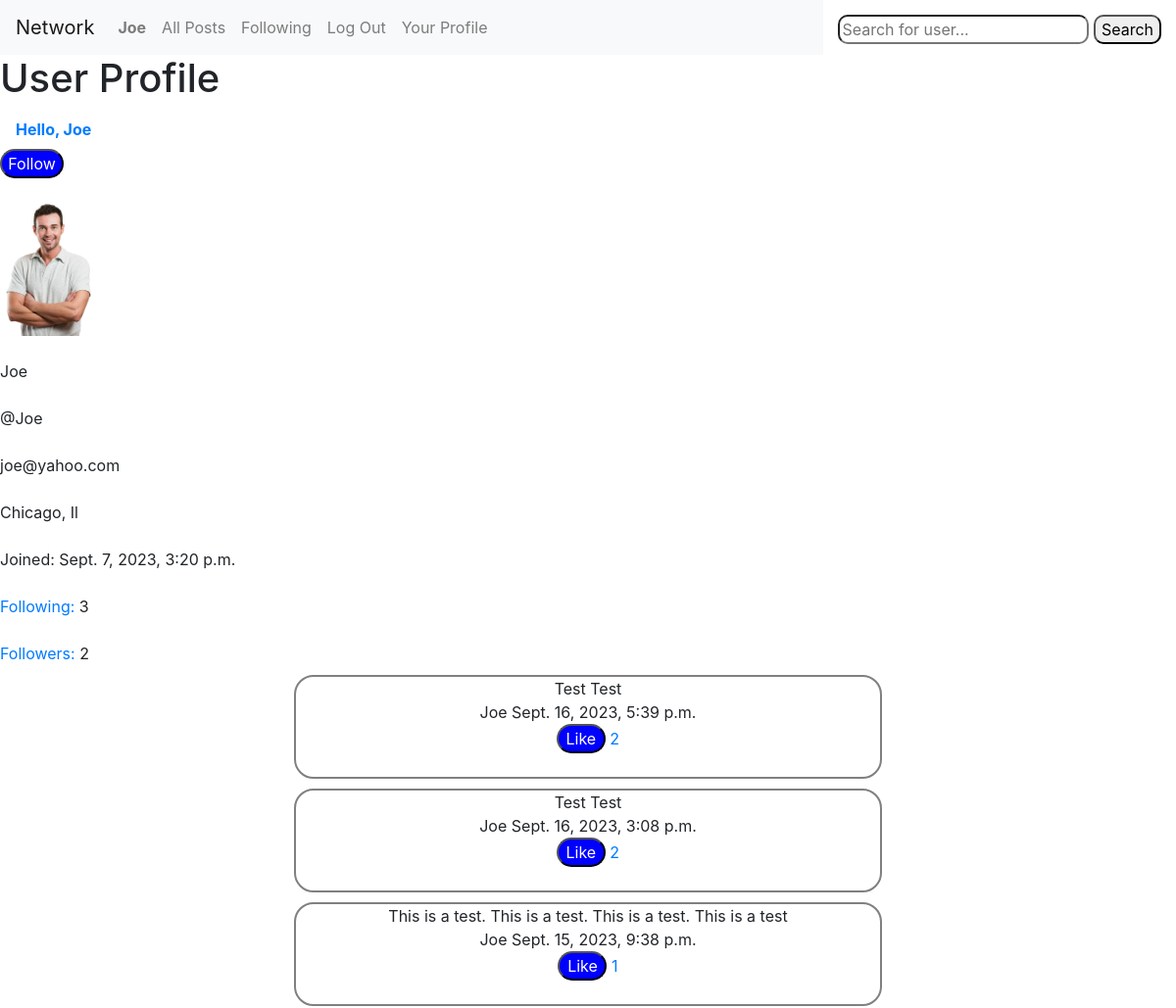
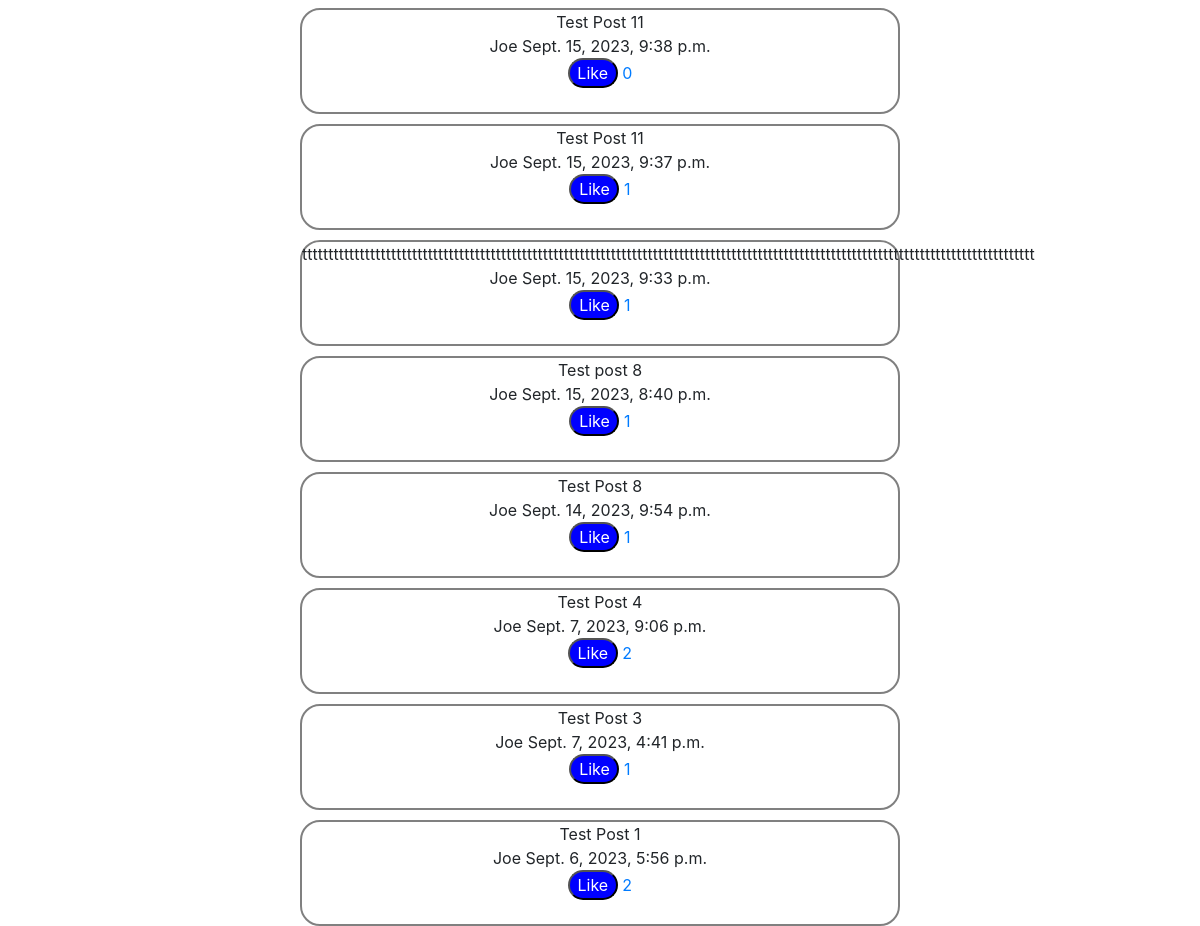
The page /user_profile/2/ (signed in) on the database its author committed (2 pictures, top to bottom).
### network/models.py (models this page shows, shortened)
class User(AbstractUser):
    pass

class Profile(models.Model):
    name = models.OneToOneField(User, on_delete=models.CASCADE)
    twitter_name = models.CharField(max_length=30)
    profile_picture = models.ImageField(
        null=True, blank=True, upload_to="images/")
    birthday = models.DateField(blank=True, null=True)
    email = models.EmailField(max_length=50, null=True, blank=True)
    location = models.CharField(max_length=40)
    date_created = models.DateTimeField(auto_now_add=True)

class Post(models.Model):
    user_post = models.ForeignKey(
        User, on_delete=models.CASCADE, blank=True, null=True)
    post_text = models.CharField(max_length=240)
    date_posted = models.DateTimeField(auto_now_add=True)
    number_of_likes = models.IntegerField(default=0)

### network/views.py (the view)
# urls.py: path('user_profile', views.user_profile, name='user_profile'),
def user_profile(request, user_id):
    user_information = User.objects.get(pk=user_id)
    posts = Post.objects.filter(
        user_post=user_information).order_by("-date_posted").all()
    users_following = request.user
    user_followers = User.objects.get(pk=user_id)
    follow_value = Follow.objects.filter(
        users_following=users_following, user_followers=user_followers)
    number_of_following = Follow.objects.filter(
        users_following=user_information)
    number_of_followers = Follow.objects.filter(
        user_followers=user_information)
    return render(request, 'network/user_profile.html', {
        "user_information": user_information,
        "posts": posts,
        "number_of_following": number_of_following,
        "number_of_followers": number_of_followers,
        'follow_value': follow_value
    })

### network/templates/network/user_profile.html (shortened to what this page needs)
{% extends "network/layout.html" %}
{% block body %}
    <body>
        <h1>User Profile</h1>
        {% if user.is_authenticated %}
            <a class="nav-link" href="#"><strong>Hello, {{ user.username }}</strong></a>
    {% endif %}
    <div>
        <form action="{% url 'follow' user_id=user_information.id %}" method="POST" enctype="multipart/form-data">
            {% if follow_value %}
            {% csrf_token %}
            <input type="submit" value="Unfollow" class="unfollowbutton">
            {% else %}
            <input type="submit" value="Follow" class="followbutton">
            {% endif %}
        </form>
    </div>
    <div><br>
        <img src="{{ user_information.profile.profile_picture.url }}" width="100", alt="Picture"> <br><br>
        {{ user_information }} <br><br>
        {{ user_information.profile.twitter_name }} <br><br>
        {{ user_information.profile.email }} <br><br>
        {{ user_information.profile.location }} <br><br>
        Joined: {{ user_information.profile.date_created }}<br><br>
        <a href="{% url 'following' user_id=user_information.id %}">Following:</a>
        {{ number_of_following.count }}<br><br>
        <a href="{% url 'follower' user_id=user_information.id %}">Followers:</a>
        {{ number_of_followers.count }}
    </div>
    <div class="profilepost">
    <center>
        {% for post in posts %}
        <div class='post'>
        {{ post.post_text }} <br>{{ post.user_post }} {{ post.date_posted }}<br>
        <form action="{% url 'add_like_user_page' post_id=post.id user_id=user_information.id %}" method="post" enctype="multipart/form-data">
            {% if like_value == None %}
            <input type="submit" value="Like" class="likebutton"> <a href="{% url 'likepage' post_id=post.id %}">{{ post.number_of_likes }}</a><br><br>
            {% else %}
            {% csrf_token %}
            <input type="submit" value="Liked" class="likebutton"> <a href="{% url 'likepage' post_id=post.id %}">{{ post.number_of_likes }}</a><br><br>
            {% endif %}
        </form>
        </div>
        {% endfor %}
    </center>
    </div>
    </body>
{% endblock %}

### network/templates/network/layout.html (shortened to what this page needs)
{% load static %}
<!DOCTYPE html>
<html lang="en">
    <head>
        <link rel="stylesheet" href="https://stackpath.bootstrapcdn.com/bootstrap/4.4.1/css/bootstrap.min.css">
        <link href="{% static 'network/styles.css' %}" rel="stylesheet">
    </head>
    <body>
        <form action="{% url 'search' %}" method="POST" class="search">
            <input type="search" placeholder="Search for user..." name="searched" class="searchbar">
            <button type="submit" class="searchbutton">Search</button>
        </form>
        <nav class="navbar navbar-expand-lg navbar-light bg-light">
            <a class="navbar-brand" href="#">Network</a>
            <div>
              <ul class="navbar-nav mr-auto">
                {% if user.is_authenticated %}
                    <li class="nav-item">
                        <a class="nav-link" href="#"><strong>{{ user.username }}</strong></a>
                    </li>
                {% endif %}
                <li class="nav-item">
                  <a class="nav-link" href="{% url 'index' %}">All Posts</a>
                </li>
                {% if user.is_authenticated %}
                    <li class="nav-item">
                        <a class="nav-link" href="{% url 'followingpost' %}">Following</a>
                    </li>
                    <li class="nav-item">
                        <a class="nav-link" href="{% url 'logout' %}">Log Out</a>
                    </li>
                    <li class="nav-item">
                        <a class="nav-link" href="{% url 'user_profile' user.id %}">Your Profile</a>
                    </li>
                {% endif %}
              </ul>
            </div>
          </nav>
        <div class="body">
            {% block body %}
            {% endblock %}
        </div>
    </body>
</html>

### network/static/network/styles.css (style rules this page uses)
.post { border: 2px solid gray; margin: 10px 300px; border-radius: 20px; }
.search { float: right; margin: 15px; }
.searchbar { border-radius: 10px; }
.searchbutton { border-radius: 10px; }
.profilepost { justify-content: center; height: 400px; }
.likebutton { border-radius: 20px; width: 50px; background-color: blue; color: white; }
.followbutton { border-radius: 20px; width: 65px; background-color: blue; color: white; }

### rows shown on the page
User: username "Joe", profile.profile_picture (picture), profile.twitter_name "@Joe", profile.email "joe@yahoo.com", profile.location "Chicago, Il", profile.date_created "Sept. 7, 2023, 3:20 p.m."
Post: post_text "Test Test", user_post "Joe", date_posted "Sept. 16, 2023, 5:39 p.m.", number_of_likes "2"
Post: post_text "Test Test", user_post "Joe", date_posted "Sept. 16, 2023, 3:08 p.m.", number_of_likes "2"
Post: post_text "This is a test. This is a test. This is a test. This is a test", user_post "Joe", date_posted "Sept. 15, 2023, 9:38 p.m.", number_of_likes "1"
Post: post_text "Test Post 11", user_post "Joe", date_posted "Sept. 15, 2023, 9:38 p.m.", number_of_likes "0"
Post: post_text "Test Post 11", user_post "Joe", date_posted "Sept. 15, 2023, 9:37 p.m.", number_of_likes "1"
Post: post_text "tttttttttttttttttttttttttttttttttttttttttttttttttttttttttttttttttttttttttttttttttttttttttttttttttttttttttttttttttttttttttttttttttttttttttttt", user_post "Joe", date_posted "Sept. 15, 2023, 9:33 p.m.", number_of_likes "1"
Post: post_text "Test post 8", user_post "Joe", date_posted "Sept. 15, 2023, 8:40 p.m.", number_of_likes "1"
Post: post_text "Test Post 8", user_post "Joe", date_posted "Sept. 14, 2023, 9:54 p.m.", number_of_likes "1"
Post: post_text "Test Post 4", user_post "Joe", date_posted "Sept. 7, 2023, 9:06 p.m.", number_of_likes "2"
Post: post_text "Test Post 3", user_post "Joe", date_posted "Sept. 7, 2023, 4:41 p.m.", number_of_likes "1"
Post: post_text "Test Post 1", user_post "Joe", date_posted "Sept. 6, 2023, 5:56 p.m.", number_of_likes "2"

### other values the page prints
{{ number_of_following.count }} "3"
{{ number_of_followers.count }} "2"
